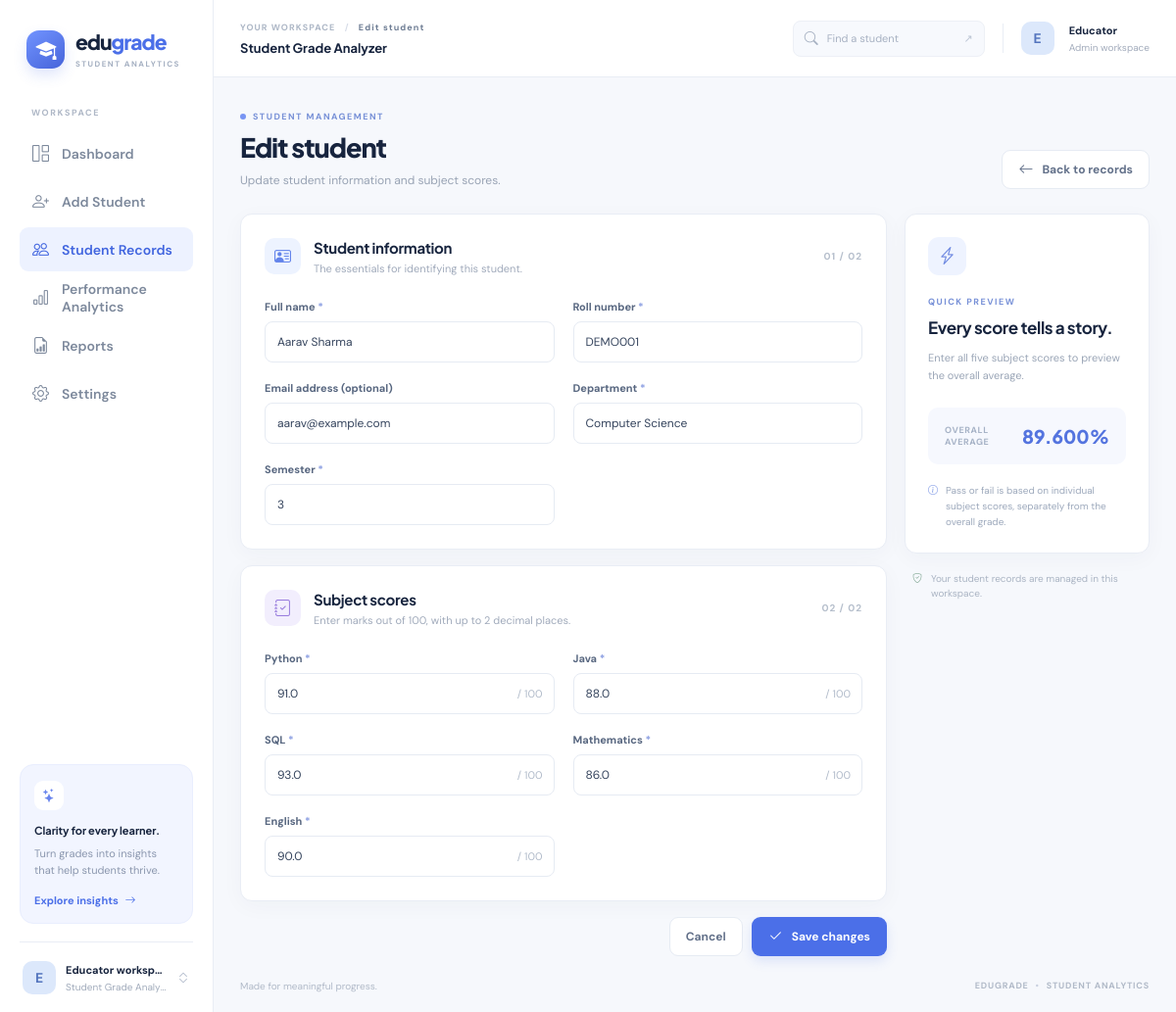
The page /students/1/edit on the database its author committed.
### tables this page shows
CREATE TABLE settings (key TEXT PRIMARY KEY, value TEXT NOT NULL);

CREATE TABLE students (
            id INTEGER PRIMARY KEY AUTOINCREMENT,
            name TEXT NOT NULL, roll_number TEXT NOT NULL, roll_key TEXT NOT NULL UNIQUE,
            email TEXT NOT NULL, department TEXT NOT NULL, semester INTEGER NOT NULL,
            python REAL NOT NULL, java REAL NOT NULL, sql REAL NOT NULL,
            mathematics REAL NOT NULL, english REAL NOT NULL,
            total REAL NOT NULL, average REAL NOT NULL, percentage REAL NOT NULL,
            grade TEXT NOT NULL, result TEXT NOT NULL, is_demo INTEGER NOT NULL DEFAULT 0
        );

### app.py (the view, shortened to what this page needs)
    @app.route("/students/<int:student_id>/edit", methods=["GET", "POST"])
    def edit_student(student_id):
        existing = student_or_404(student_id)
        student = existing
        errors = {}
        return render_template("add_student.html", student=student, errors=errors, is_edit=True)

### app.py (called while the page is built)
def connect_database(path):
    connection = sqlite3.connect(path, timeout=10)
    connection.row_factory = sqlite3.Row
    connection.execute("PRAGMA foreign_keys = ON")
    connection.execute("PRAGMA busy_timeout = 10000")
    return connection

def get_db():
    if "db" not in g:
        g.db = connect_database(g.app_database)
    return g.db

def csrf_token():
    if "csrf_token" not in session:
        session["csrf_token"] = secrets.token_urlsafe(32)
    return session["csrf_token"]

### templates/add_student.html (shortened to what this page needs)
{% extends 'base.html' %}
{% block breadcrumb %}{{ 'Edit student' if is_edit else 'Add student' }}{% endblock %}
{% block content %}
<div class="page-heading"><div><div class="eyebrow"><span></span> STUDENT MANAGEMENT</div><h1>{{ 'Edit student' if is_edit else 'Add a student' }}</h1><p>{{ 'Update student information and subject scores.' if is_edit else 'Create a student record and start tracking their progress.' }}</p></div><a class="button button-secondary" href="{{ url_for('student_records') }}"><i class="bi bi-arrow-left"></i> Back to records</a></div>
<form method="post" action="{{ url_for('edit_student', id=student.id) if is_edit else url_for('add_student') }}" class="form-layout" data-student-form>
  <div class="form-main">
    <section class="panel form-panel"><div class="form-section-heading"><span class="form-section-icon blue"><i class="bi bi-person-vcard"></i></span><div><h2>Student information</h2><p>The essentials for identifying this student.</p></div><span class="step-label">01 / 02</span></div>
      {% macro field(key, label, placeholder, type='text') %}<div class="field "><label for="{{ key }}">{{ label }} {% if key == 'email' %}(optional){% else %}<span>*</span>{% endif %}</label><input id="{{ key }}" name="{{ key }}" type="{{ type }}" placeholder="{{ placeholder }}" value="{{ student.get(key, '') if student.get(key) is not none else '' }}" {% if key == 'semester' %}min="1" max="12" step="1"{% endif %} {% if key != 'email' %}required{% endif %} ></div>{% endmacro %}
      <div class="form-grid">{{ field('name', 'Full name', 'e.g. Alex Johnson') }}{{ field('roll_number', 'Roll number', 'e.g. STU-001') }}{{ field('email', 'Email address', 'e.g. alex@school.edu', 'email') }}{{ field('department', 'Department', 'e.g. Computer Science') }}{{ field('semester', 'Semester', 'e.g. 3', 'number') }}</div>
    </section>
    <section class="panel form-panel"><div class="form-section-heading"><span class="form-section-icon purple"><i class="bi bi-journal-check"></i></span><div><h2>Subject scores</h2><p id="mark-precision">Enter marks out of 100, with up to 2 decimal places.</p></div><span class="step-label">02 / 02</span></div><div class="form-grid marks-grid">{% for key, label, icon in [('python','Python','code-slash'),('java','Java','cup-hot'),('sql','SQL','database'),('mathematics','Mathematics','calculator'),('english','English','book')] %}<div class="field {% if errors.get(key) %}has-error{% endif %}"><label for="{{ key }}">{{ label }} <span>*</span></label><div class="input-suffix"><input id="{{ key }}" name="{{ key }}" type="number" min="0" max="100" step="0.01" placeholder="0" value="{{ student.get(key, '') if student.get(key) is not none else '' }}" required data-mark aria-describedby="mark-precision{% if errors.get(key) %} {{ key }}-error{% endif %}" {% if errors.get(key) %}aria-invalid="true"{% endif %}><span>/ 100</span></div>{% if errors.get(key) %}<small class="field-error" id="{{ key }}-error">{{ errors.get(key) }}</small>{% endif %}</div>{% endfor %}</div></section>
    <div class="form-actions"><a class="button button-secondary" href="{{ url_for('student_records') }}">Cancel</a><button type="submit" class="button button-primary"><i class="bi bi-check2"></i> {{ 'Save changes' if is_edit else 'Create student' }}</button></div>
  </div>
  <aside class="form-aside"><div class="panel preview-card"><div class="preview-icon"><i class="bi bi-lightning-charge"></i></div><div class="eyebrow">QUICK PREVIEW</div><h2>Every score tells a story.</h2><p>Enter all five subject scores to preview the overall average.</p><div class="preview-average"><span>OVERALL AVERAGE</span><strong data-average-preview>—</strong></div><div class="preview-hint"><i class="bi bi-info-circle"></i><span>Pass or fail is based on individual subject scores, separately from the overall grade.</span></div></div><div class="side-note"><i class="bi bi-shield-check"></i><span>Your student records are managed in this workspace.</span></div></aside>
</form>
{% endblock %}

### templates/base.html (shortened to what this page needs)
<!doctype html>
<html lang="en">
<head>
  <link rel="stylesheet" href="https://cdn.jsdelivr.net/npm/bootstrap-icons@1.11.3/font/bootstrap-icons.min.css">
  <link rel="stylesheet" href="{{ url_for('static', filename='css/style.css') }}">
</head>
<body>
  <div class="app-shell">
    <aside class="sidebar" id="sidebar" aria-label="Main navigation">
      <a href="{{ url_for('dashboard') }}" class="brand" aria-label="EduGrade home"><span class="brand-mark"><i class="bi bi-mortarboard-fill"></i></span><span>edu<span class="brand-blue">grade</span><small>STUDENT ANALYTICS</small></span></a>
      <div class="nav-label">WORKSPACE</div>
      {% set nav = [('dashboard','grid-1x2','Dashboard'), ('add_student','person-plus','Add Student'), ('student_records','people','Student Records'), ('analytics','bar-chart','Performance Analytics'), ('reports','file-earmark-bar-graph','Reports'), ('settings','gear','Settings')] %}
      <nav class="nav-list">
        {% for endpoint, icon, label in nav %}
        <a href="{{ url_for(endpoint) }}" class="nav-link {% if request.endpoint == endpoint or (endpoint == 'student_records' and request.endpoint in ['student_details', 'edit_student']) %}active{% endif %}" ><i class="bi bi-{{ icon }}"></i><span>{{ label }}</span></a>
        {% endfor %}
      </nav>
      <div class="sidebar-bottom">
        <div class="sidebar-tip"><div class="tip-icon"><i class="bi bi-stars"></i></div><strong>Clarity for every learner.</strong><p>Turn grades into insights that help students thrive.</p><a href="{{ url_for('analytics') }}">Explore insights <i class="bi bi-arrow-right"></i></a></div>
        <div class="sidebar-profile"><span class="avatar avatar-profile">E</span><span><strong>Educator workspace</strong><small>{{ school_name }}</small></span><i class="bi bi-chevron-expand"></i></div>
      </div>
    </aside>
    <div class="main-shell">
      <header class="topbar">
        <div class="topbar-left"><div><div class="topbar-kicker">YOUR WORKSPACE <span>/</span> <b>{% block breadcrumb %}{% endblock %}</b></div><div class="topbar-school">{{ school_name }}</div></div></div>
        <div class="topbar-right"><a href="{{ url_for('student_records') }}" class="top-search"><i class="bi bi-search"></i><span>Find a student</span><kbd>↗</kbd></a><span class="top-avatar">E</span><span class="top-user"><strong>Educator</strong><small>Admin workspace</small></span></div>
      </header>
      <main class="main-content">
        {% block content %}{% endblock %}
      </main>
      <footer class="footer"><span>Made for meaningful progress.</span><span>EDUGRADE <span class="footer-dot">•</span> STUDENT ANALYTICS</span></footer>
    </div>
  </div>
</body>
</html>

### rows shown on the page
settings: value "Student Grade Analy…", value "Student Grade Analyzer"
students: name "Aarav Sharma", roll_number "DEMO001", email "aarav@example.com", department "Computer Science", python "91.0" "88.0" "93.0" "86.0" "90.0"

### other values the page prints
{{ label }} "Dashboard" "Add Student" "Student Records" "Performance Analytics" "Reports" "Settings"
{{ 'Edit student' if is_edit else 'Add student' }} "Edit student"
{{ 'Edit student' if is_edit else 'Add a student' }} "Edit student"
{{ label }} "Full name Roll number Email address Department Semester"
{{ label }} "Python" "Java" "SQL" "Mathematics" "English"
{{ 'Save changes' if is_edit else 'Create student' }} "Save changes"
